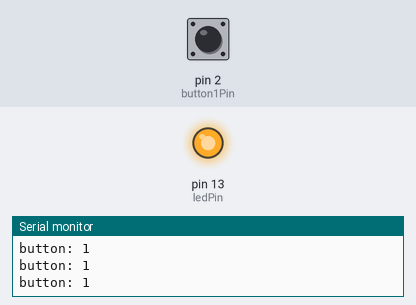
Simulated run of this sketch. Board: Arduino Uno, built with avr-gcc and run on an emulated ATmega328P. Parts: output pins drawn as LEDs (lit = HIGH), the last lines printed to the serial monitor. Inputs (shaded band) come from the test bench; at power-on: pin 2 (button1Pin) HIGH.

Above: at 1.8 s.
1.9 s: pin 2 (button1Pin) pulled LOW for 0.6 s
At 2.4 s:
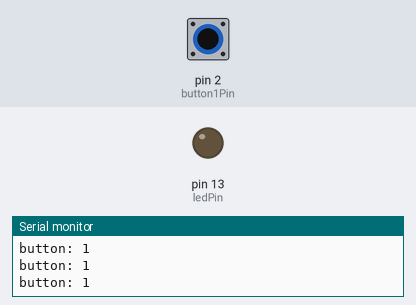
4.0 s: pin 2 (button1Pin) pulled LOW for 3.2 s
At 8.2 s:
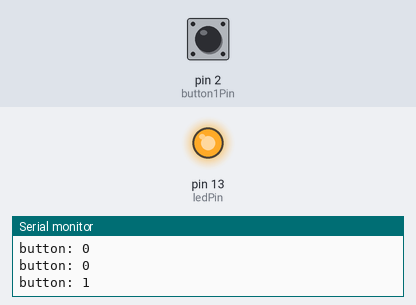
Timing chart, 0 to 9.7 s (numbered marks = the images above; inputs shaded):
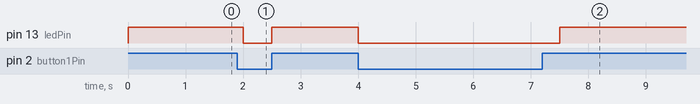

The sketch:

buttonONOFF.ino
```cpp
/*Take the state of a button and show you that on the serial monitor.*/
/*Get button state and display on serial monitor.*/

//Pull UP
const int buttonON = LOW;
const int buttonOFF = HIGH;

const int button1Pin = 2;

int button1State = HIGH;

const int ledPin = 13;

void setup() {
  Serial.begin(9600);

  pinMode(button1Pin, INPUT);
  pinMode(ledPin, OUTPUT);
}

void loop(){
  Serial.print("button: ");
  Serial.print(button1State);
  Serial.print("\n");

  //read the state of the button1 value
  button1State = digitalRead(button1Pin);

  if(button1State == buttonON){
    digitalWrite(ledPin, LOW);
    delay(500);
  }else{
    digitalWrite(ledPin, HIGH);
    delay(500);
  }
}
```

Measured:
- after the input at 1.9 s, pin 13 (ledPin): HIGH → LOW after 0.10 s, → HIGH 0.50 s later
- after the input at 4.0 s, pin 13 (ledPin): HIGH → LOW at once, → HIGH 3.5 s later
